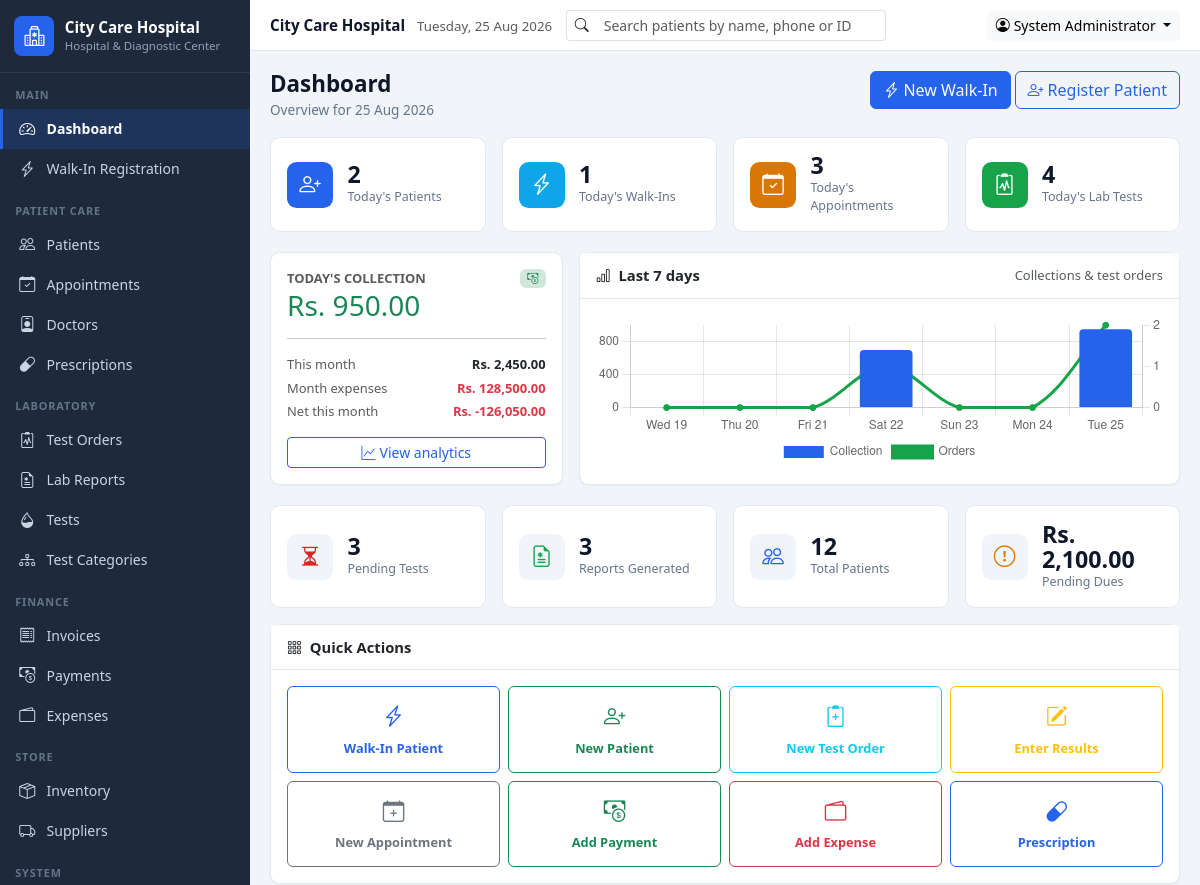
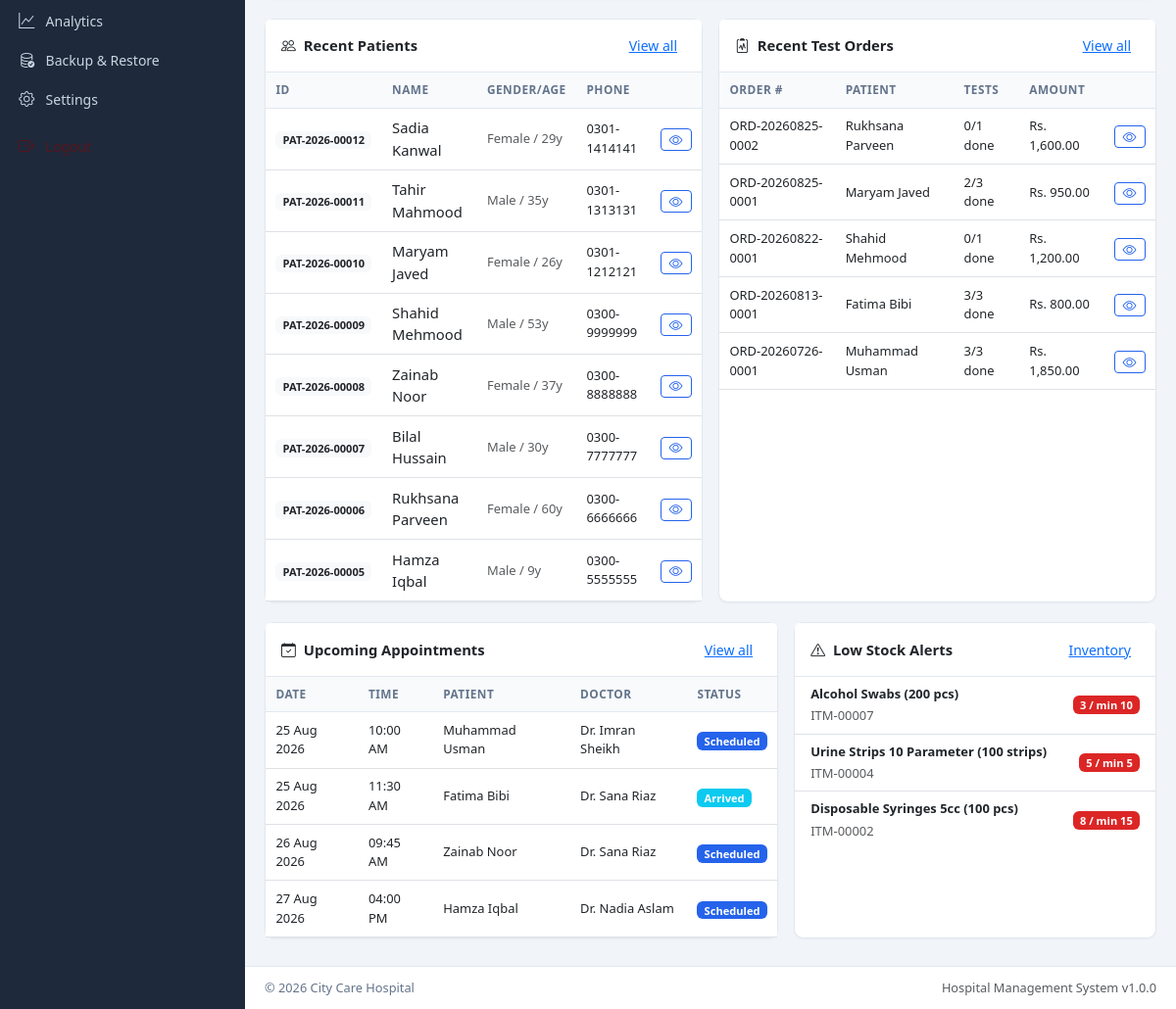
/dashboard.php (signed in), run on the app's committed database (2 pictures, top to bottom).
### tables this page shows
CREATE TABLE IF NOT EXISTS patients (
  id INT AUTO_INCREMENT PRIMARY KEY,
  patient_id VARCHAR(20) UNIQUE NOT NULL,
  full_name VARCHAR(100) NOT NULL,
  father_husband_name VARCHAR(100),
  gender ENUM('Male','Female','Other') NOT NULL,
  date_of_birth DATE,
  age INT,
  cnic VARCHAR(20),
  phone VARCHAR(20),
  whatsapp VARCHAR(20),
  email VARCHAR(100),
  address TEXT,
  emergency_contact VARCHAR(100),
  blood_group VARCHAR(5),
  referring_doctor VARCHAR(100),
  medical_notes TEXT,
  registration_date DATE NOT NULL,
  created_at TIMESTAMP DEFAULT CURRENT_TIMESTAMP,
  updated_at TIMESTAMP DEFAULT CURRENT_TIMESTAMP ON UPDATE CURRENT_TIMESTAMP,
  INDEX idx_patients_name (full_name),
  INDEX idx_patients_phone (phone)
);

CREATE TABLE IF NOT EXISTS test_orders (
  id INT AUTO_INCREMENT PRIMARY KEY,
  order_number VARCHAR(20) UNIQUE NOT NULL,
  patient_id INT NOT NULL,
  visit_id INT,
  order_date DATETIME NOT NULL,
  referring_doctor VARCHAR(100),
  total_amount DECIMAL(10,2) DEFAULT 0,
  discount DECIMAL(10,2) DEFAULT 0,
  net_amount DECIMAL(10,2) DEFAULT 0,
  paid_amount DECIMAL(10,2) DEFAULT 0,
  remaining_amount DECIMAL(10,2) DEFAULT 0,
  payment_method ENUM('Cash','Card','Bank Transfer','Other') DEFAULT 'Cash',
  notes TEXT,
  created_at TIMESTAMP DEFAULT CURRENT_TIMESTAMP,
  INDEX idx_orders_date (order_date),
  FOREIGN KEY (patient_id) REFERENCES patients(id) ON DELETE CASCADE,
  FOREIGN KEY (visit_id) REFERENCES visits(id) ON DELETE SET NULL
);

CREATE TABLE IF NOT EXISTS appointments (
  id INT AUTO_INCREMENT PRIMARY KEY,
  patient_id INT NOT NULL,
  doctor_id INT,
  appointment_date DATE NOT NULL,
  appointment_time TIME NOT NULL,
  purpose VARCHAR(255),
  status ENUM('Scheduled','Arrived','Completed','Cancelled','No Show') DEFAULT 'Scheduled',
  notes TEXT,
  created_at TIMESTAMP DEFAULT CURRENT_TIMESTAMP,
  INDEX idx_appt_date (appointment_date),
  FOREIGN KEY (patient_id) REFERENCES patients(id) ON DELETE CASCADE,
  FOREIGN KEY (doctor_id) REFERENCES doctors(id) ON DELETE SET NULL
);

CREATE TABLE IF NOT EXISTS doctors (
  id INT AUTO_INCREMENT PRIMARY KEY,
  name VARCHAR(100) NOT NULL,
  specialty VARCHAR(100),
  phone VARCHAR(20),
  email VARCHAR(100),
  license_number VARCHAR(50),
  address TEXT,
  notes TEXT,
  is_active TINYINT(1) DEFAULT 1,
  created_at TIMESTAMP DEFAULT CURRENT_TIMESTAMP
);

CREATE TABLE IF NOT EXISTS inventory_items (
  id INT AUTO_INCREMENT PRIMARY KEY,
  item_code VARCHAR(30) UNIQUE NOT NULL,
  name VARCHAR(150) NOT NULL,
  category VARCHAR(100),
  supplier_id INT,
  purchase_price DECIMAL(10,2) DEFAULT 0,
  selling_price DECIMAL(10,2) DEFAULT 0,
  quantity INT DEFAULT 0,
  minimum_stock INT DEFAULT 0,
  expiry_date DATE,
  batch_number VARCHAR(50),
  notes TEXT,
  created_at TIMESTAMP DEFAULT CURRENT_TIMESTAMP,
  FOREIGN KEY (supplier_id) REFERENCES suppliers(id) ON DELETE SET NULL
);

### dashboard.php (the view, shortened to what the rows shown need)
<?php
$recentPatients = fetchAll('SELECT id, patient_id, full_name, gender, age, phone, registration_date
                            FROM patients ORDER BY id DESC LIMIT 8');
$recentOrders = fetchAll('SELECT o.id, o.order_number, o.order_date, o.net_amount, o.remaining_amount,
                                 p.full_name, p.patient_id,
                                 (SELECT COUNT(*) FROM test_order_items i WHERE i.order_id = o.id) AS item_count,
                                 (SELECT COUNT(*) FROM test_order_items i WHERE i.order_id = o.id AND i.status IN ("Completed","Delivered")) AS done_count
                          FROM test_orders o JOIN patients p ON p.id = o.patient_id
                          ORDER BY o.id DESC LIMIT 8');
$upcomingAppointments = fetchAll('SELECT a.*, p.full_name, p.patient_id, d.name AS doctor_name
                                  FROM appointments a
                                  JOIN patients p ON p.id = a.patient_id
                                  LEFT JOIN doctors d ON d.id = a.doctor_id
                                  WHERE a.appointment_date >= CURDATE() AND a.status IN ("Scheduled","Arrived")
                                  ORDER BY a.appointment_date, a.appointment_time LIMIT 6');
$lowStock = fetchAll('SELECT id, item_code, name, quantity, minimum_stock FROM inventory_items
                      WHERE quantity <= minimum_stock ORDER BY quantity ASC LIMIT 5');
$chartLabels = [];
$chartRevenue = [];
$chartOrders = [];
for ($i = 6; $i >= 0; $i--) {
    $day = date('Y-m-d', strtotime("-$i day"));
    $chartLabels[] = date('D d', strtotime($day));
    $chartRevenue[] = (float)fetchValue('SELECT COALESCE(SUM(amount),0) FROM payments WHERE DATE(payment_date) = ?', [$day]);
    $chartOrders[] = (int)fetchValue('SELECT COUNT(*) FROM test_orders WHERE DATE(order_date) = ?', [$day]);
}
require_once INC_PATH . '/header.php';
?>
<div class="row g-3 mt-1">
    <div class="col-lg-6">
        <div class="card h-100">
            <div class="table-responsive">
                <table class="table table-sm table-hover mb-0 align-middle">
                    <thead><tr><th>ID</th><th>Name</th><th>Gender/Age</th><th>Phone</th><th></th></tr></thead>
                    <tbody>
                    <?php foreach ($recentPatients as $p): ?>
                        <tr>
                            <td><span class="badge bg-light text-dark"><?= sanitize($p['patient_id']) ?></span></td>
                            <td><?= sanitize($p['full_name']) ?></td>
                            <td class="small text-muted"><?= sanitize($p['gender']) ?><?= $p['age'] !== null ? ' / ' . (int)$p['age'] . 'y' : '' ?></td>
                            <td class="small"><?= sanitize($p['phone']) ?></td>
                            <td class="text-end">
                                <a href="<?= BASE_URL ?>/modules/patients/view.php?id=<?= (int)$p['id'] ?>" class="btn btn-sm btn-outline-primary py-0"><i class="bi bi-eye"></i></a>
                            </td>
                        </tr>
                    <?php endforeach; ?>
                    </tbody>
                </table>
            </div>
        </div>
    </div>
    <div class="col-lg-6">
        <div class="card h-100">
            <div class="table-responsive">
                <table class="table table-sm table-hover mb-0 align-middle">
                    <thead><tr><th>Order #</th><th>Patient</th><th>Tests</th><th>Amount</th><th></th></tr></thead>
                    <tbody>
                    <?php foreach ($recentOrders as $o): ?>
                        <tr>
                            <td class="small"><?= sanitize($o['order_number']) ?></td>
                            <td class="small"><?= sanitize($o['full_name']) ?></td>
                            <td class="small"><?= (int)$o['done_count'] ?>/<?= (int)$o['item_count'] ?> done</td>
                            <td class="small"><?= formatCurrency($o['net_amount']) ?></td>
                            <td class="text-end">
                                <a href="<?= BASE_URL ?>/modules/orders/view.php?id=<?= (int)$o['id'] ?>" class="btn btn-sm btn-outline-primary py-0"><i class="bi bi-eye"></i></a>
                            </td>
                        </tr>
                    <?php endforeach; ?>
                    </tbody>
                </table>
            </div>
        </div>
    </div>
</div>
<div class="row g-3 mt-1 mb-2">
    <div class="col-lg-7">
        <div class="card h-100">
            <div class="table-responsive">
                <table class="table table-sm mb-0 align-middle">
                    <thead><tr><th>Date</th><th>Time</th><th>Patient</th><th>Doctor</th><th>Status</th></tr></thead>
                    <tbody>
                    <?php foreach ($upcomingAppointments as $a): ?>
                        <tr>
                            <td class="small"><?= formatDate($a['appointment_date']) ?></td>
                            <td class="small"><?= formatTime($a['appointment_time']) ?></td>
                            <td class="small"><?= sanitize($a['full_name']) ?></td>
                            <td class="small"><?= sanitize($a['doctor_name'] ?: '-') ?></td>
                            <td><?= statusBadge($a['status']) ?></td>
                        </tr>
                    <?php endforeach; ?>
                    </tbody>
                </table>
            </div>
        </div>
    </div>
    <div class="col-lg-5">
        <div class="card h-100">
            <ul class="list-group list-group-flush">
                <?php foreach ($lowStock as $item): ?>
                    <li class="list-group-item d-flex justify-content-between align-items-center">
                        <div>
                            <div class="fw-semibold small"><?= sanitize($item['name']) ?></div>
                            <small class="text-muted"><?= sanitize($item['item_code']) ?></small>
                        </div>
                        <span class="badge bg-danger"><?= (int)$item['quantity'] ?> / min <?= (int)$item['minimum_stock'] ?></span>
                    </li>
                <?php endforeach; ?>
            </ul>
        </div>
    </div>
</div>
<?php
$pageScripts = '<script>
document.addEventListener("DOMContentLoaded", function () {
    var ctx = document.getElementById("weekChart");
    if (!ctx || typeof Chart === "undefined") { return; }
    new Chart(ctx, {
        type: "bar",
        data: {
            labels: ' . json_encode($chartLabels) . ',
            datasets: [
                { label: "Collection", data: ' . json_encode($chartRevenue) . ', backgroundColor: "#2563EB", borderRadius: 4, yAxisID: "y" },
                { label: "Orders", type: "line", data: ' . json_encode($chartOrders) . ', borderColor: "#16A34A", backgroundColor: "#16A34A", tension: .35, yAxisID: "y1" }
            ]
        },
        options: {
            responsive: true,
            maintainAspectRatio: false,
            plugins: { legend: { position: "bottom" } },
            scales: {
                y: { beginAtZero: true, ticks: { precision: 0 } },
                y1: { beginAtZero: true, position: "right", grid: { drawOnChartArea: false }, ticks: { precision: 0 } }
            }
        }
    });
});
</script>';
require_once INC_PATH . '/footer.php';

### includes/functions.php (shortened to what the rows shown need)
<?php
function sanitize($input)
{
    return htmlspecialchars((string)($input ?? ''), ENT_QUOTES, 'UTF-8');
}
function getSetting($key, $default = '')
{
    global $pdo;
    static $cache = null;
    if ($cache === null) {
        $cache = [];
        try {
            foreach ($pdo->query('SELECT setting_key, setting_value FROM settings') as $row) {
                $cache[$row['setting_key']] = $row['setting_value'];
            }
        } catch (Exception $e) {
            $cache = [];
        }
    }
    if (array_key_exists($key, $cache) && $cache[$key] !== null && $cache[$key] !== '') {
        return $cache[$key];
    }
    return $default;
}
function currencySymbol()
{
    return getSetting('currency_symbol', 'Rs.');
}
function formatCurrency($amount)
{
    return currencySymbol() . ' ' . number_format((float)$amount, 2);
}
function formatDate($date, $format = null)
{
    $format = $format ?: getSetting('date_format', 'd M Y');
    $ts = strtotime($date);
    return $ts ? date($format, $ts) : '-';
}
function formatTime($time)
{
    $ts = strtotime($time);
    return $ts ? date(getSetting('time_format', 'h:i A'), $ts) : '-';
}
function statusBadge($status)
{
    $map = [
        'Ordered'          => 'secondary',
        'Sample Collected' => 'info',
        'Processing'       => 'primary',
        'Pending'          => 'warning',
        'Completed'        => 'success',
        'Delivered'        => 'success',
        'Scheduled'        => 'primary',
        'Arrived'          => 'info',
        'Cancelled'        => 'danger',
        'No Show'          => 'dark',
        'Paid'             => 'success',
        'Partial'          => 'warning',
        'Draft'            => 'secondary',
        'Final'            => 'success',
    ];
    $class = $map[$status] ?? 'secondary';
    return '<span class="badge bg-' . $class . '">' . sanitize($status) . '</span>';
}
function fetchAll($sql, array $params = [])
{
    global $pdo;
    $stmt = $pdo->prepare($sql);
    $stmt->execute($params);
    return $stmt->fetchAll();
}
function fetchValue($sql, array $params = [], $default = 0)
{
    global $pdo;
    $stmt = $pdo->prepare($sql);
    $stmt->execute($params);
    $value = $stmt->fetchColumn();
    return $value === false ? $default : $value;
}

### data on the page
patients: patient "PAT-2026-00012", full_name "Sadia Kanwal", gender "Female", age "29", phone "0301-1414141"
patients: patient "PAT-2026-00011", full_name "Tahir Mahmood", gender "Male", age "35", phone "0301-1313131"
patients: patient "PAT-2026-00010", full_name "Maryam Javed", gender "Female", age "26", phone "0301-1212121"
patients: patient "PAT-2026-00009", full_name "Shahid Mehmood", gender "Male", age "53", phone "0300-9999999"
patients: patient "PAT-2026-00008", full_name "Zainab Noor", gender "Female", age "37", phone "0300-8888888"
patients: patient "PAT-2026-00007", full_name "Bilal Hussain", gender "Male", age "30", phone "0300-7777777"
patients: patient "PAT-2026-00006", full_name "Rukhsana Parveen", gender "Female", age "60", phone "0300-6666666"
patients: patient "PAT-2026-00005", full_name "Hamza Iqbal", gender "Male", age "9", phone "0300-5555555"
test_orders: order_number "ORD-20260825-0002", patient.full_name "Rukhsana Parveen", done_count "0", item_count "1", net_amount "Rs. 1,600.00"
test_orders: order_number "ORD-20260825-0001", patient.full_name "Maryam Javed", done_count "2", item_count "3", net_amount "Rs. 950.00"
test_orders: order_number "ORD-20260822-0001", patient.full_name "Shahid Mehmood", done_count "0", item_count "1", net_amount "Rs. 1,200.00"
test_orders: order_number "ORD-20260813-0001", patient.full_name "Fatima Bibi", done_count "3", item_count "3", net_amount "Rs. 800.00"
test_orders: order_number "ORD-20260726-0001", patient.full_name "Muhammad Usman", done_count "3", item_count "3", net_amount "Rs. 1,850.00"
appointments: appointment_date "25 Aug 2026", appointment_time "10:00 AM", patient.full_name "Muhammad Usman", doctor.name "Dr. Imran Sheikh", status "Scheduled"
appointments: appointment_date "25 Aug 2026", appointment_time "11:30 AM", patient.full_name "Fatima Bibi", doctor.name "Dr. Sana Riaz", status "Arrived"
appointments: appointment_date "26 Aug 2026", appointment_time "09:45 AM", patient.full_name "Zainab Noor", doctor.name "Dr. Sana Riaz", status "Scheduled"
appointments: appointment_date "27 Aug 2026", appointment_time "04:00 PM", patient.full_name "Hamza Iqbal", doctor.name "Dr. Nadia Aslam", status "Scheduled"
inventory_items: name "Alcohol Swabs (200 pcs)", item_code "ITM-00007", quantity "3", minimum_stock "10"
inventory_items: name "Urine Strips 10 Parameter (100 strips)", item_code "ITM-00004", quantity "5", minimum_stock "5"
inventory_items: name "Disposable Syringes 5cc (100 pcs)", item_code "ITM-00002", quantity "8", minimum_stock "15"

### other printed values
getSetting('hospital_name', 'City Care Hospital') "City Care Hospital"
getSetting('hospital_tagline', 'Hospital &amp; Diagnostic Center') "Hospital & Diagnostic Center"
$group['label'] "MAIN"
$item['text'] "Dashboard"
$item['text'] "Walk-In Registration"
$group['label'] "PATIENT CARE"
$item['text'] "Patients"
$item['text'] "Appointments"
$item['text'] "Doctors"
$item['text'] "Prescriptions"
$group['label'] "LABORATORY"
$item['text'] "Test Orders"
$item['text'] "Lab Reports"
$item['text'] "Tests"
$item['text'] "Test Categories"
